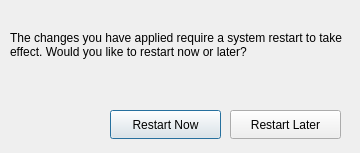
<?xml version="1.0" encoding="UTF-8"?>
<ui version="4.0">
 <class>Dialog</class>
 <widget class="QDialog" name="Dialog">
  <property name="geometry">
   <rect>
    <x>0</x>
    <y>0</y>
    <width>360</width>
    <height>153</height>
   </rect>
  </property>
  <property name="windowTitle">
   <string>Reboot Required</string>
  </property>
  <property name="windowIcon">
   <iconset resource="resource.qrc">
    <normaloff>:/window_icon/assets/window.png</normaloff>:/window_icon/assets/window.png</iconset>
  </property>
  <widget class="QPushButton" name="restartLater">
   <property name="geometry">
    <rect>
     <x>230</x>
     <y>110</y>
     <width>111</width>
     <height>29</height>
    </rect>
   </property>
   <property name="text">
    <string>Restart Later</string>
   </property>
   <property name="autoDefault">
    <bool>false</bool>
   </property>
  </widget>
  <widget class="QPushButton" name="restartNow">
   <property name="geometry">
    <rect>
     <x>110</x>
     <y>110</y>
     <width>111</width>
     <height>29</height>
    </rect>
   </property>
   <property name="text">
    <string>Restart Now</string>
   </property>
  </widget>
  <widget class="QLabel" name="label">
   <property name="geometry">
    <rect>
     <x>10</x>
     <y>0</y>
     <width>341</width>
     <height>91</height>
    </rect>
   </property>
   <property name="text">
    <string>&lt;html&gt;&lt;head/&gt;&lt;body&gt;&lt;p&gt;The changes you have applied require a system restart to take effect. Would you like to restart now or later?&lt;/p&gt;&lt;/body&gt;&lt;/html&gt;</string>
   </property>
   <property name="wordWrap">
    <bool>true</bool>
   </property>
  </widget>
 </widget>
 <resources>
  <include location="resource.qrc"/>
 </resources>
 <connections/>
</ui>
